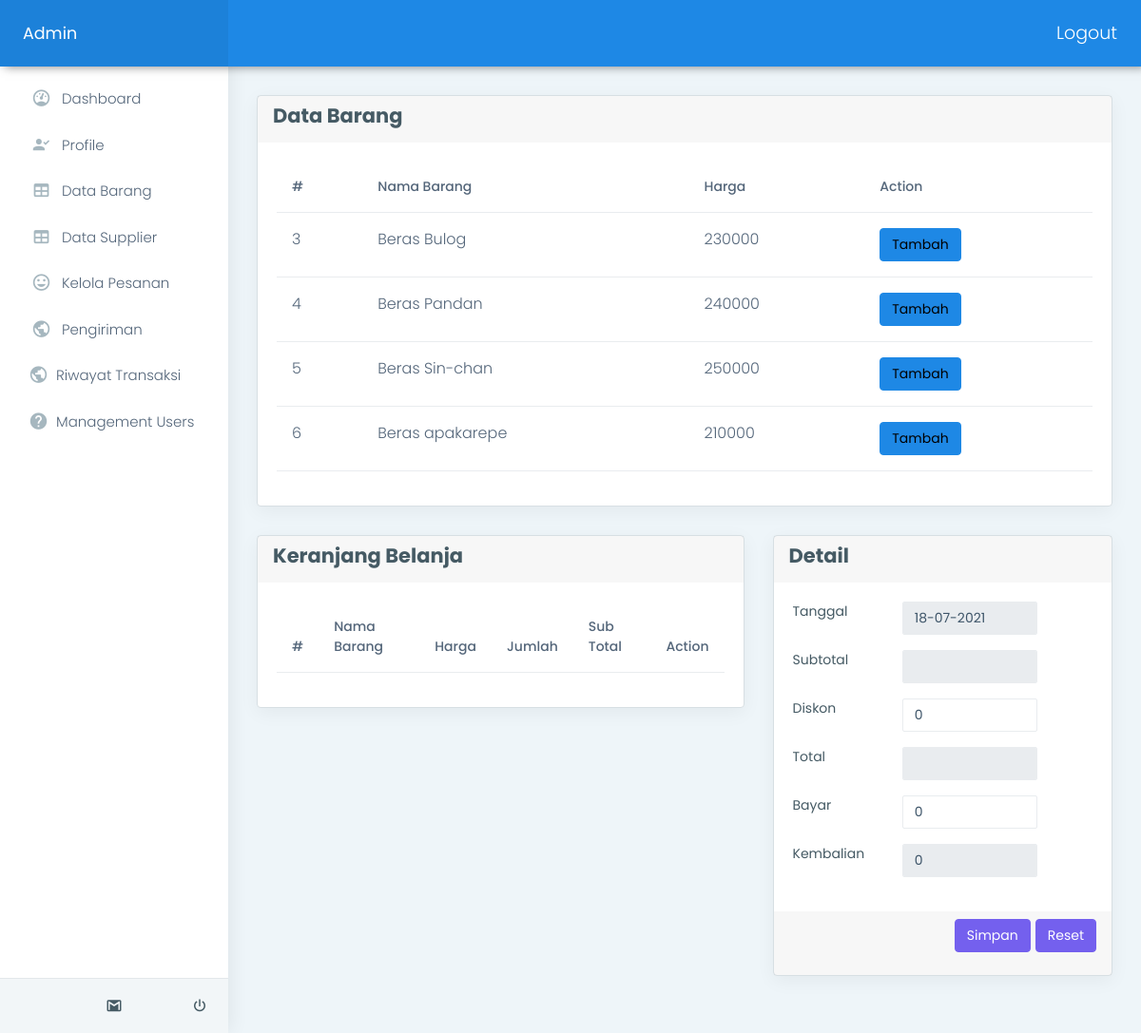
/admin/index.php?page=kasir (signed in), run on the app's committed database.
### tables this page shows
CREATE TABLE `tb_barang` (
  `Id_barang` int(11) NOT NULL,
  `Nama_barang` varchar(40) NOT NULL,
  `stock` int(11) DEFAULT NULL,
  `harga_beli` double NOT NULL,
  `harga` double NOT NULL,
  `gambar` varchar(100) DEFAULT NULL
);

### admin/kasir/index.php (the view, shortened to what this page needs)
<div class="card">
    <div class="card-header">
        <h3>Data Barang</h3>
    </div>
    <div class="card-body">
        <table class="table user-table">
            <thead>
                <tr>
                    <th class="border-top-0">#</th>
                    <th class="border-top-0">Nama Barang</th>
                    <th class="border-top-0">Harga</th>
                    <th class="border-top-0">Action</th>
                </tr>
            </thead>
            <tbody>
                <?php
                $query = "SELECT * FROM tb_barang";
                $result = mysqli_query($conn, $query);
                while ($row = mysqli_fetch_assoc($result)) {
                ?>
                    <tr>
                        <td><?php echo $row['Id_barang'] ?></td>
                        <td><?php echo $row['Nama_barang'] ?></td>
                        <td><?php echo $row['harga'] ?></td>
                        <td>
                            <button class='btn btn-info tambah-keranjang-kasir'
                                    data-idbarang="<?php echo $row['Id_barang'] ?>"
                                    data-namabarang="<?php echo $row['Nama_barang'] ?>"
                                    data-hargabarang="<?php echo $row['harga'] ?>"
                                    >
                                Tambah
                            </button>
                        </td>
                    </tr>
                <?php
                }
                ?>
            </tbody>
        </table>
    </div>
</div>
<div class="row">
    <div class="col-md-7">
        <div class="card">
            <div class="card-header">
                <h3>Keranjang Belanja</h3>
            </div>
            <div class="card-body">
                <div class="row">
                    <div class="container">
                        <table class="table user-table">
                            <thead>
                                <tr>
                                    <th class="border-top-0">#</th>
                                    <th class="border-top-0">Nama Barang</th>
                                    <th class="border-top-0">Harga</th>
                                    <th class="border-top-0">Jumlah</th>
                                    <th class="border-top-0">Sub Total</th>
                                    <th class="border-top-0">Action</th>
                                </tr>
                            </thead>
                        </table>
                    </div>
                </div>
            </div>
        </div>
    </div>
    <div class="col-md-5">
        <div class="card">
            <div class="card-header">
                <h3>Detail</h3>
            </div>
            <div class="card-body">
                <form action="">
                    <div class="form-group">
                        <div class="row">
                            <div class="col-md-4">
                                <label for="tanggal">Tanggal</label>
                            </div>
                            <div class="col-md-6">
                                <input type="text" name="tanggal" id="tanggal" class="form-control" value="<?php echo date('d-m-Y')?>" readonly>
                            </div>
                        </div>
                    </div>
                    <div class="form-group">
                        <div class="row">
                            <div class="col-md-4">
                                <label for="subtotal">Subtotal</label>
                            </div>
                            <div class="col-md-6">
                                <input type="text" name="subtotal" id="subtotal" class="form-control" readonly>
                            </div>
                        </div>
                    </div>
                    <div class="form-group">
                        <div class="row">
                            <div class="col-md-4">
                                <label for="diskon">Diskon</label>
                            </div>
                            <div class="col-md-6">
                                <input type="text" name="diskon" id="diskon" class="form-control">
                            </div>
                        </div>
                    </div>
                    <div class="form-group">
                        <div class="row">
                            <div class="col-md-4">
                                <label for="total">Total</label>
                            </div>
                            <div class="col-md-6">
                                <input type="text" name="total" id="total" class="form-control" readonly>
                            </div>
                        </div>
                    </div>
                    <div class="form-group">
                        <div class="row">
                            <div class="col-md-4">
                                <label for="bayar">Bayar</label>
                            </div>
                            <div class="col-md-6">
                                <input type="text" name="bayar" id="bayar" class="form-control">
                            </div>
                        </div>
                    </div>
                    <div class="form-group">
                        <div class="row">
                            <div class="col-md-4">
                                <label for="kembalian">Kembalian</label>
                            </div>
                            <div class="col-md-6">
                                <input type="text" name="kembalian" id="kembalian" class="form-control" readonly>
                            </div>
                        </div>
                    </div>
            </div>
            <div class="card-footer">
            <div class="form-group">
                        <div class="row">
                            <div class="col-md-12 d-flex justify-content-end">
                                <input type="submit" value="Simpan" class='btn btn-primary' style="margin-right:5px;">
                                <button type="button" class='btn btn-primary'>Reset</button>
                            </div>
                        </div>
                    </div>
            </div>
        </div>
    </div>
</div>

### data on the page
tb_barang: Id_barang "3", Nama_barang "Beras Bulog", harga "230000"
tb_barang: Id_barang "4", Nama_barang "Beras Pandan", harga "240000"
tb_barang: Id_barang "5", Nama_barang "Beras Sin-chan", harga "250000"
tb_barang: Id_barang "6", Nama_barang "Beras apakarepe", harga "210000"
